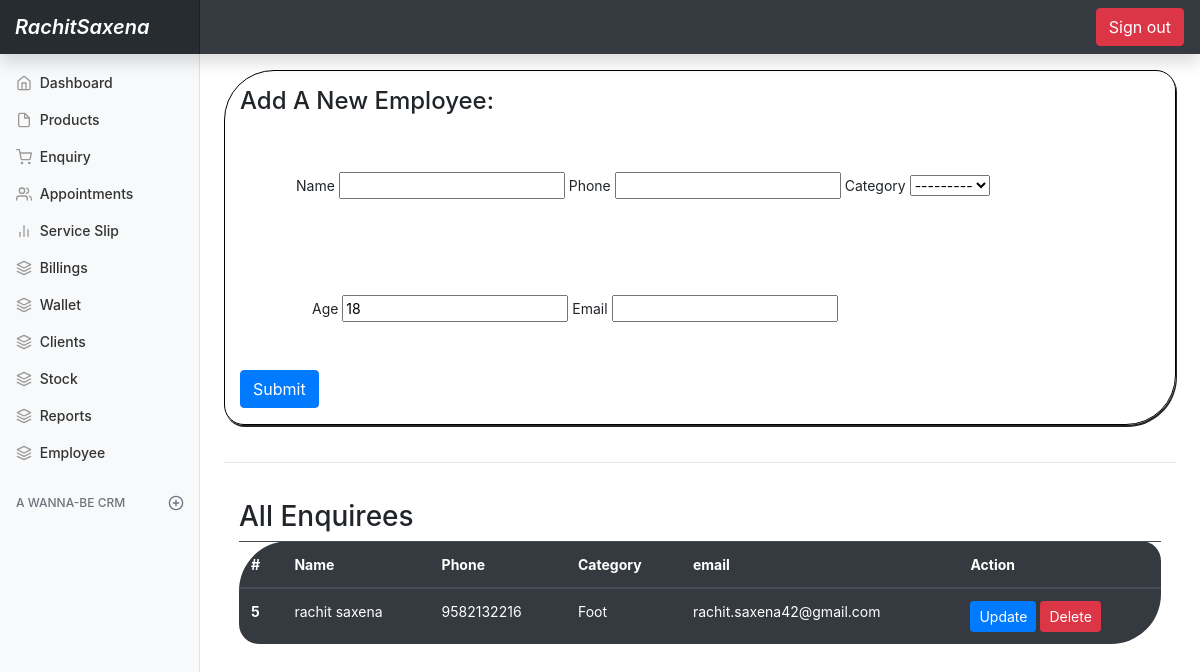
Screenshot of /employee (signed in) with the database file from the repository.
### basic/models.py (models this page shows, shortened)
class Employee(models.Model):
    name= models.CharField(max_length=100 , null=True , blank=True)
    age = models.IntegerField(default=18 )
    category = models.ForeignKey(Category , on_delete=models.CASCADE)
    phone = models.CharField(max_length=10 , null=True , blank=True)
    email = models.EmailField(max_length=100 , null=True, blank=True)

class Category(models.Model):
    name = models.CharField(max_length=100 , null=True , blank=True)
    service = models.ForeignKey(Service , on_delete= models.CASCADE)
    def __str__(self):
        return self.name

### basic/views.py (the view)
# urls.py: path('employee'  , views.employee , name='employee'),
@login_required(login_url='loginPage')
def employee(request):
    emp = Employee.objects.all()
    if request.method == 'POST':
        form = EmployeForm(request.POST)
        if form.is_valid():
            form.save()
            return redirect('dashboard')
        else :
            return HttpResponse('kya hai reh halkat. Tereko likhne ka nai atta kya?')
    else:
        form = EmployeForm()
    params = {
        'form': form,
        'pro': emp
    }
    return render(request , 'basic/employee.html' , params)

### basic/forms.py
class EmployeForm(ModelForm):
    class Meta:
        model = Employee
        fields = '__all__'

### basic/templates/basic/employee.html
{% extends 'basic/base.html' %}
{% block content %}
<main role="main" class="col-md-9 ml-sm-auto col-lg-10 px-md-4">
    <div class='container commonContainer py-3'>
    <h4>Add A New Employee:</h4>
      <form method='post'  class="form-inline"  action=''> {% csrf_token %}
            <div class='container px-2 m-5'>
            {{form.name.label}}
            {{form.name}}
            {{form.phone.label}}
            {{form.phone}}
            {{form.category.label}}
            {{form.category}}
            </div>
            <div class='container px-4 m-5'>
            {{form.age.label}}
            {{form.age}}
            {{form.email.label}}
            {{form.email}}
            </div>
            <button type="submit" value="Submit" class='btn btn-primary'>Submit</button>
        </form>
    </div>
    <br>
    <hr>
    <br>
    <div class='container'>
        <h3> All Enquirees </h3>
        <table class="table table-dark enquiryTable">
                  <thead>
                    <tr>
                      <th scope="col">#</th>
                      <th scope="col">Name</th>
                      <th scope="col">Phone</th>
                      <th scope="col">Category</th>
                      <th scope='col'>email</th>
                      <th scope='col'>Action </th>
                    </tr>
                  </thead>
                  <tbody>
                  {% for i in pro %}
                    <tr>
                      <th scope="row">{{i.id}}</th>
                      <td>{{i.name}}</td>
                      <td>{{i.phone}}</td>
                      <td>{{i.category}}</td>
                      <td>{{i.email}}</td>
                      <td>
                        <a class='btn btn-sm btn-primary' href="{% url 'employeeUpdate' i.id %}">Update </a>
                        <a class='btn btn-sm btn-danger' href="{% url 'deleteEmployee' i.id %}">Delete </a>
                       </td>
                    </tr>
                    {% endfor %}
                  </tbody>
                </table>
    </div>
</main>
{% endblock content %}

### static/css/second.css (style rules this page uses)
.commonContainer { box-shadow: 1px 2px; border-radius: 50px 20px; border: 1px solid black; }
.enquiryTable { border: none; border-radius: 50px 20px; }

### static/dashboard.css (style rules this page uses)
body { font-size: .875rem; }

### basic/templates/basic/base.html (style rules this page uses)
body { background-image: url(https://i1.wp.com/css-tricks.com/wp-content/uploads/2017/09/linear-gradient.png?fit=1800%2C800&ssl=1) }

### rows the page displays
Employee: id "5", name "rachit saxena", phone "9582132216", category "Foot", email "rachit.saxena42@gmail.com"
